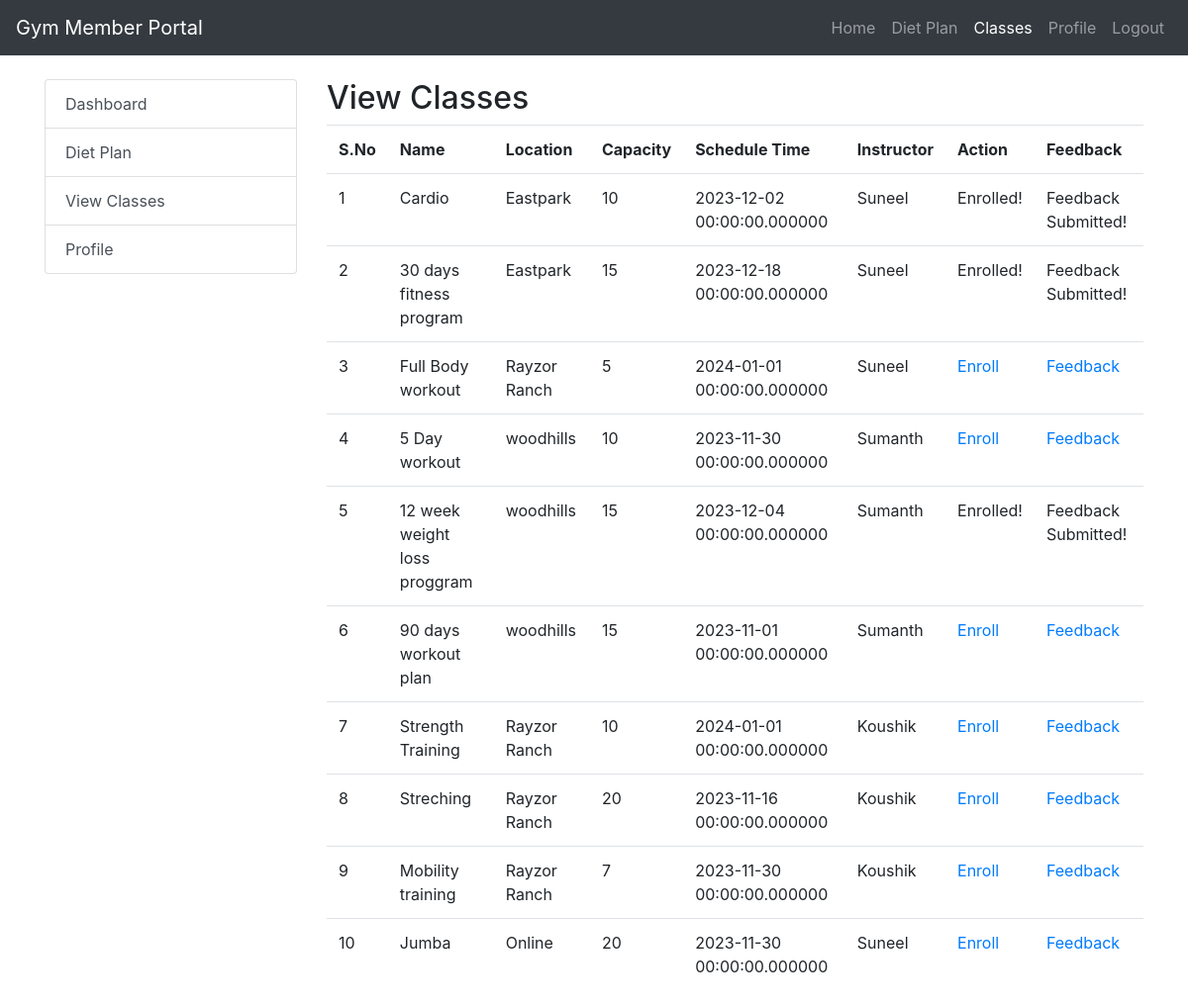
/classes.php (signed in), run on the app's committed database.
### tables this page shows
CREATE TABLE `class_schedule` (
  `class_id` int(11) NOT NULL,
  `schedule_time` datetime(6) DEFAULT NULL,
  `capacity` int(11) DEFAULT NULL,
  `location` varchar(255) DEFAULT NULL,
  `name` varchar(255) DEFAULT NULL,
  `employee_id` int(11) DEFAULT NULL
);

CREATE TABLE `employee` (
  `employee_id` int(11) NOT NULL,
  `email` varchar(255) DEFAULT NULL,
  `mobile` varchar(255) DEFAULT NULL,
  `name` varchar(255) DEFAULT NULL,
  `branch_id` int(11) DEFAULT NULL,
  `role_id` int(11) DEFAULT NULL,
  `username` varchar(100) NOT NULL,
  `password` varchar(100) NOT NULL
);

### classes.php (the view, shortened to what this page needs)
<?php
$userid=$_SESSION['userid'];
?>
<!DOCTYPE html>
<html lang="en">
<head>
    <link rel="stylesheet" href="https://maxcdn.bootstrapcdn.com/bootstrap/4.0.0/css/bootstrap.min.css">
</head>
<body>
<nav class="navbar navbar-expand-lg navbar-dark bg-dark">
    <a class="navbar-brand" href="#">Gym Member Portal</a>
    <div class="collapse navbar-collapse" id="navbarNav">
        <ul class="navbar-nav ml-auto">
            <li class="nav-item">
                <a class="nav-link" href="user.php">Home</a>
            </li>
            <li class="nav-item">
                <a class="nav-link" href="memberviewdietplan.php">Diet Plan</a>
            </li>
            <li class="nav-item active">
                <a class="nav-link" href="classes.php">Classes</a>
            </li>
            <li class="nav-item">
                <a class="nav-link" href="profile.php">Profile</a>
            </li>
            <li class="nav-item">
                <a class="nav-link" href="logout.php">Logout</a>
            </li>
        </ul>
    </div>
</nav>
<div class="container mt-4">
    <div class="row">
        <div class="col-md-3">
            <div class="list-group">
                <a href="user.php" class="list-group-item list-group-item-action">Dashboard</a>
                <a href="memberviewdietplan.php" class="list-group-item list-group-item-action">Diet Plan</a>
                <a href="classes.php" class="list-group-item list-group-item-action">View Classes</a>
                <a href="profile.php" class="list-group-item list-group-item-action">Profile</a>
            </div>
        </div>
        <div class="col-md-9">
            <div id="dashboardContent">
                <h2>View Classes</h2>
                <?php
$con = mysqli_connect("localhost:3307","root","","gym_management_system");
$var=mysqli_query($con,"select c.class_id,c.name,c.location,c.capacity,c.schedule_time,e.name from class_schedule c,employee e where e.employee_id=c.employee_id");
echo "<table class='table'>";
echo "<tr>
<th>S.No</th>
<th>Name</th>
<th>Location</th>
<th>Capacity</th>
<th>Schedule Time</th>
<th>Instructor</th>
<th>Action</th>
<th>Feedback</th>
</tr>";
if(mysqli_num_rows($var)>0){
    $i=1;
    while($arr=mysqli_fetch_row($var))
    { echo "<tr>
    <td>$i</td>
    <td>$arr[1]</td>
    <td>$arr[2]</td>
    <td>$arr[3]</td>
    <td>$arr[4]</td>
    <td>$arr[5]</td>
    <td>";
    $i+=1;
    $enrl=mysqli_query($con,"select * from class_enroll where class_id=$arr[0] and member_id=$userid");
    if(mysqli_num_rows($enrl)>0){
        echo 'Enrolled!';
    }
    else{
        echo"<a href='enrollclass.php?id=$arr[0]&memid=$userid'>Enroll</a>";
    }
    echo"</td><td>";
    $enrl=mysqli_query($con,"select * from feedback where class_id=$arr[0] and memberid=$userid");
    if(mysqli_num_rows($enrl)>0){
        echo 'Feedback Submitted!';
    }
    else{
        echo"<a href='memberfeedback.php?classid=$arr[0]&name=$arr[1]&userid=$userid&schedule=$arr[4]' >Feedback</a>";
    }
    echo "</tr>";}
    echo "</table>";
}
?>
            </div>
        </div>
    </div>
</div>
</body>
</html>

### data on the page
class_schedule: name "Cardio", location "Eastpark", capacity "10", schedule_time "2023-12-02 00:00:00.000000", employee.name "Suneel", shows "Enrolled!", shows "Feedback Submitted!"
class_schedule: name "30 days fitness program", location "Eastpark", capacity "15", schedule_time "2023-12-18 00:00:00.000000", employee.name "Suneel", shows "Enrolled!", shows "Feedback Submitted!"
class_schedule: name "Full Body workout", location "Rayzor Ranch", capacity "5", schedule_time "2024-01-01 00:00:00.000000", employee.name "Suneel"
class_schedule: name "5 Day workout", location "woodhills", capacity "10", schedule_time "2023-11-30 00:00:00.000000", employee.name "Sumanth"
class_schedule: name "12 week weight loss proggram", location "woodhills", capacity "15", schedule_time "2023-12-04 00:00:00.000000", employee.name "Sumanth", shows "Enrolled!", shows "Feedback Submitted!"
class_schedule: name "90 days workout plan", location "woodhills", capacity "15", schedule_time "2023-11-01 00:00:00.000000", employee.name "Sumanth"
class_schedule: name "Strength Training", location "Rayzor Ranch", capacity "10", schedule_time "2024-01-01 00:00:00.000000", employee.name "Koushik"
class_schedule: name "Streching", location "Rayzor Ranch", capacity "20", schedule_time "2023-11-16 00:00:00.000000", employee.name "Koushik"
class_schedule: name "Mobility training", location "Rayzor Ranch", capacity "7", schedule_time "2023-11-30 00:00:00.000000", employee.name "Koushik"
class_schedule: name "Jumba", location "Online", capacity "20", schedule_time "2023-11-30 00:00:00.000000", employee.name "Suneel"
